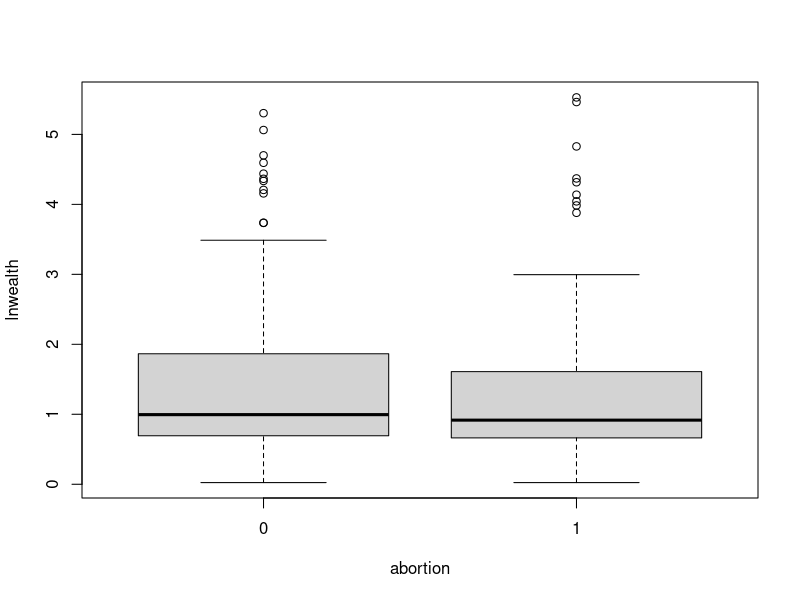
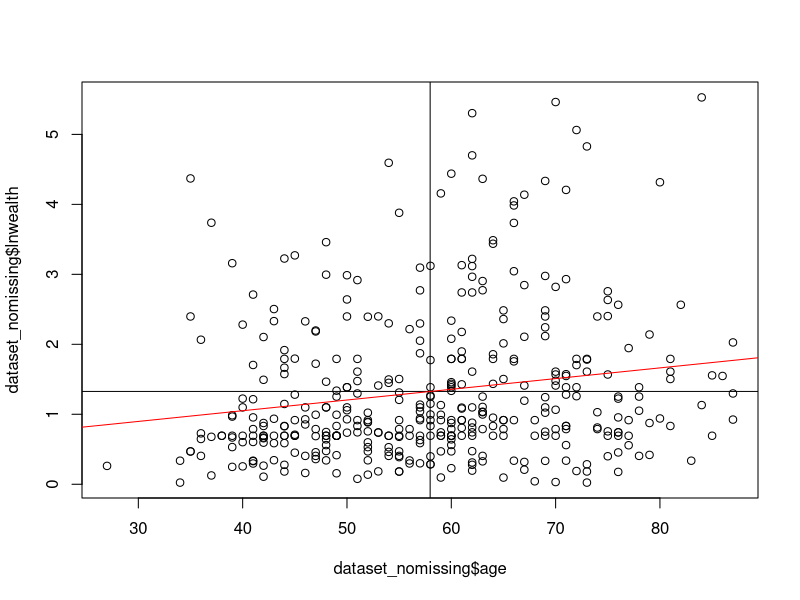
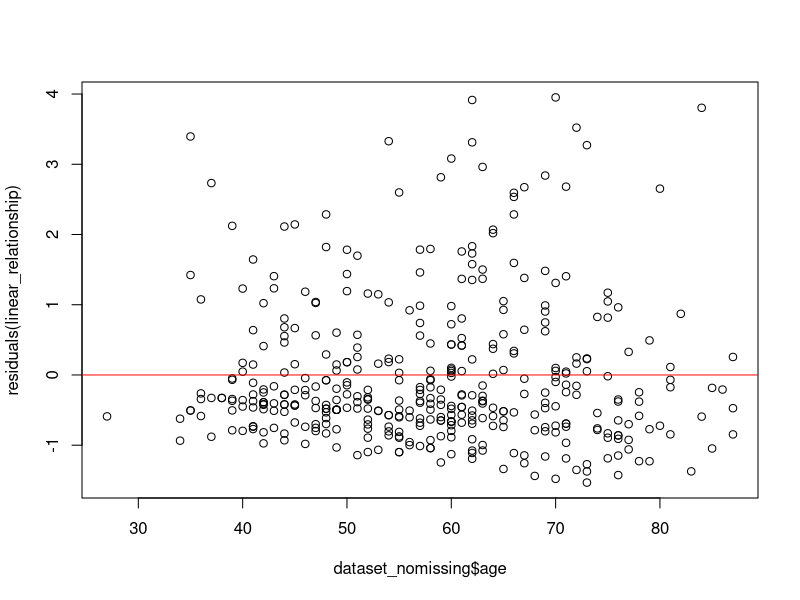

Write the R code that produced these figures, in order.
#load packages 
## Project:  STA 215, Fall 2024, Final Project
# Located:   Folcarelli TCNJ Google Drive
# File Name: template
# Date:      2024_1_17
# Who:       Dante Folcarelli 

## Load packages
# NOTE: Run base.R if these commands return an error!
library(readr)
library(dplyr)
library(tidyverse)
library(ggplot2)
library(haven)
library(forcats)
library(psych)

# Load data 
setwd("H:/sta215")

dataset <- read_csv("raw_data.csv")
View(dataset)

##################################################################################
############### Table 1: descriptive statistics    ####################   
##################################################################################
dataset$lnwealth <- log(dataset$wealth+1)
dataset_nomissing <- na.omit(dataset)


table(dataset_nomissing$gun_policy)
table(dataset_nomissing$christian)

summary(dataset_nomissing$age)
sd(dataset_nomissing$age)



##################################################################################
#################### Figure 1: boxplot             ####################   
##################################################################################



anova <- aov(dataset_nomissing$lnwealth ~ dataset_nomissing$abortion) 


summary(anova)
boxplot(lnwealth ~ abortion, data = dataset_nomissing) 


##################################################################################
####################   Figure 2: scatter plot             ####################   
##################################################################################

plot(dataset_nomissing$age, dataset_nomissing$lnwealth)
meany <- mean(dataset_nomissing$age)
meanx <- mean(dataset_nomissing$lnwealth)
abline(h = meanx, col = "black")
abline(v = meany, col = "black")
linear_relationship <- lm(lnwealth ~ age, data =dataset_nomissing) 
summary(linear_relationship)
abline(linear_relationship, col = "red")

##################################################################################
####################  Figure 3: residual plot                ####################   
##################################################################################
# Plot the residuals
plot(dataset_nomissing$age, residuals(linear_relationship))

# Add a horizontal line at zero to indicate the baseline
abline(h = 0, col = "red")


##################################################################################
####################  Table 2: contingency table                ####################   
##################################################################################
table(dataset_nomissing$christian, dataset_nomissing$abortion)

chisq.test(table(dataset_nomissing$christian, dataset_nomissing$abortion))